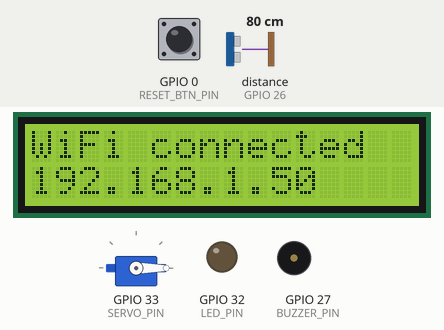
This sketch was run on a simulated ESP32. Parts: servo, 16×2 character LCD, output pins drawn as LEDs (lit = HIGH), buzzer (waves = sounding, pin HIGH). Wiring (inferred from the names in the program): ultrasonic range finder: trigger GPIO 25; echo GPIO 26. Inputs (shaded band) come from the test bench; at power-on: distance to the obstacle (sensor on GPIO 26) 80 cm, GPIO 0 (RESET_BTN_PIN) HIGH. The echo pulse lasts 58.3 µs per cm; WiFi joins after 1.5 s; servers stay silent unless stated; uploads are accepted with an empty reply; the local clock reads 2024-03-15 10:24:30 at power-on unless the sketch sets it; web services answer with replies made up by the test bench; pins used as bus, display or sensor lines are not drawn; what the sketch prints to the serial monitor is not drawn. At 14.4 s the program restarts the board; the recording ends there.

Above: at 2.8 s.
At 5.4 s:
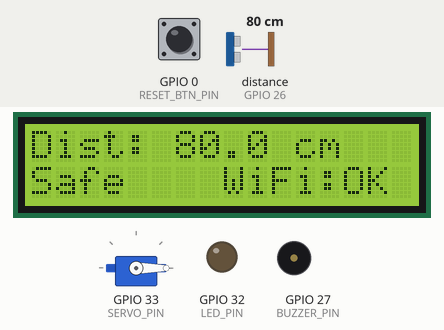
5.5 s: distance to the obstacle (sensor on GPIO 26) set to 55 cm
At 6.1 s:
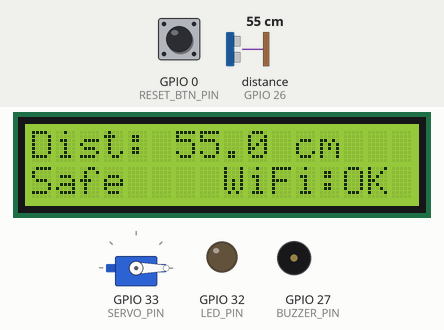
7.7 s: distance to the obstacle (sensor on GPIO 26) set to 47 cm
At 10.5 s:
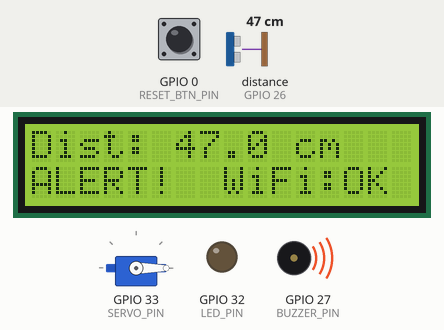
10.7 s: GPIO 0 (RESET_BTN_PIN) pulled LOW for 3.2 s
At 14.3 s:
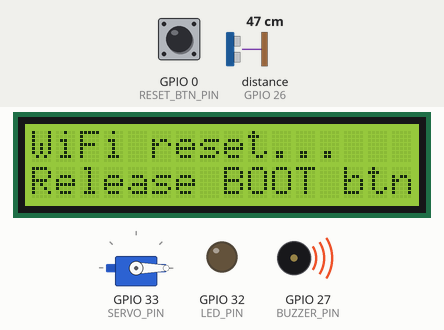
Timing chart, 0 to 14.4 s (numbered marks = the images above; inputs shaded):
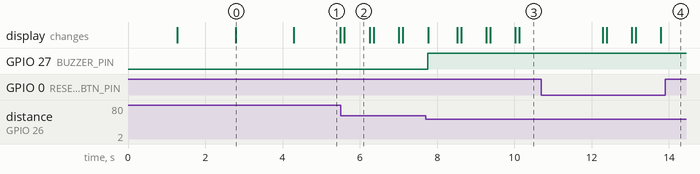

The sketch:

finall_programme.ino
```cpp
// ESP32 Distance Monitor - Step 2 (v5: Telegram alert stays, ALL CLEAR is a reply)
// WiFiManager + Firebase Realtime Database (REST) + Telegram bot notifications
//
// Changed in v5 (Telegram only):
//  - the ALERT message is never edited, it stays in the chat as a record
//  - when the object leaves, a separate short "ALL CLEAR" message is sent as a
//    REPLY to the alert (silent by default, so only the alert makes a sound)
//  - set TG_SEND_CLEARED = false if you do not want the "all clear" message
//
// Libraries (Library Manager):
//   WiFiManager (tzapu), ArduinoJson (v7), LiquidCrystal (Arduino, Adafruit)
//
// SECURITY: this file contains your bot token. Do NOT upload it to GitHub or
// share it. If it leaks, open @BotFather and use /revoke to get a new token.

#include <WiFi.h>
#include <WiFiManager.h>
#include <WiFiClientSecure.h>
#include <HTTPClient.h>
#include <ArduinoJson.h>
#include <LiquidCrystal.h>
#include <ESP32Servo.h>
#include <time.h>

// ---------------- Settings ----------------
const char* DB_URL  = "https://distance-monitor-1c7b9-default-rtdb.asia-southeast1.firebasedatabase.app";
const char* AP_NAME = "DistMon-Setup";

// Telegram: paste your own values here
const char* TG_BOT_TOKEN = "YOUR_TELEGRAM_API_KEY";   // from @BotFather
const char* TG_CHAT_ID   = "YOUR_TELEGRAM_ID";     // your chat or group id
const char* DASHBOARD_URL = "https://proximo-zeta.vercel.app";   // your Vercel link (must start with https://), or leave empty
const unsigned long TG_COOLDOWN_MS = 15000;          // min gap between alert messages
const bool TG_SEND_CLEARED   = true;                 // send an "all clear" message when the object leaves
const bool TG_CLEARED_SILENT = true;                 // "all clear" arrives without notification sound
const long TZ_OFFSET_SEC = 6 * 3600;                 // Bangladesh = UTC+6

const unsigned long SENSOR_INTERVAL_MS  = 100;    // sensor read period
const unsigned long LIVE_INTERVAL_MS    = 1000;   // regular live update
const unsigned long CONTROL_INTERVAL_MS = 3000;   // read controls from Firebase
const unsigned long ALERT_HOLD_MS       = 1500;   // keep ALERT after object leaves

// ---------------- Pins ----------------
LiquidCrystal lcd(22, 23, 21, 19, 18, 17);        // RS, E, D4, D5, D6, D7
const int TRIG_PIN      = 25;
const int ECHO_PIN      = 26;
const int BUZZER_PIN    = 27;
const int LED_PIN = 32;
const int SERVO_PIN = 33;
const int SERVO_REST_DEG = 0;                     // resting position
const int SERVO_STEP_DEG = 6;                     // degrees per 100 ms (smooth, low current)
const unsigned long SERVO_RELEASE_MS = 1000;      // stay turned for 1 s after leaving the range
Servo g_servo;
const int RESET_BTN_PIN = 0;                      // BOOT button

// ---------------- Shared state (sensor loop <-> cloud task) ----------------
volatile float         g_distance      = -1;
volatile bool          g_alarm         = false;
volatile int           g_minCm         = 10;
volatile int           g_maxCm         = 50;
volatile bool          g_buzzerEnabled = true;
volatile bool          g_armed         = true;
volatile bool          g_tgEnabled     = true;    // Telegram on/off (from /control)
volatile bool          g_ledOn         = false;   // LED on/off (from /control)
volatile bool          g_servoEnabled  = false;
volatile int           g_servoMin      = 5;
volatile int           g_servoMax      = 10;
volatile int           g_servoAngle    = 90;
volatile bool          g_forcePush     = false;   // push live data right now
volatile unsigned long g_eventCount    = 0;       // total alarm events since boot
volatile float         g_lastEventMin  = 0;       // closest distance of latest event

// Telegram hand-off: alert START
volatile bool          g_tgPending     = false;
volatile float         g_tgDistance    = 0;
volatile unsigned long g_tgEventNo     = 0;
// Telegram hand-off: alert END
volatile bool          g_tgEndPending  = false;
volatile float         g_tgEndMin      = 0;
volatile unsigned long g_tgEndDurMs    = 0;
volatile unsigned long g_tgEndEventNo  = 0;

// Queue of finished alarm events waiting to be sent to /logs
struct AlarmEvent {
  float minCm;
  unsigned long durationMs;
};
const int QUEUE_SIZE = 8;
AlarmEvent g_queue[QUEUE_SIZE];
volatile int g_qHead = 0;   // written by sensor loop
volatile int g_qTail = 0;   // read by cloud task

void queuePush(float minCm, unsigned long durationMs) {
  int next = (g_qHead + 1) % QUEUE_SIZE;
  if (next == g_qTail) return;                    // queue full: drop
  g_queue[g_qHead].minCm = minCm;
  g_queue[g_qHead].durationMs = durationMs;
  g_qHead = next;
}

// ---------------- Helpers ----------------
void showMessage(const char* line1, const char* line2) {
  lcd.clear();
  lcd.setCursor(0, 0);
  lcd.print(line1);
  lcd.setCursor(0, 1);
  lcd.print(line2);
}

void configModeCallback(WiFiManager* wm) {
  showMessage("Connect phone to", AP_NAME);
}

float readDistanceCm() {
  digitalWrite(TRIG_PIN, LOW);
  delayMicroseconds(2);
  digitalWrite(TRIG_PIN, HIGH);
  delayMicroseconds(10);
  digitalWrite(TRIG_PIN, LOW);

  long duration = pulseIn(ECHO_PIN, HIGH, 30000);
  if (duration == 0) return -1;
  return duration * 0.0343 / 2.0;
}

const char* statusLabel() {                       // shown on LCD
  if (!g_armed) return "Disarmed";
  if (g_distance < 0) return "No echo";
  if (g_alarm) return "ALERT!";
  return "Safe";
}

const char* statusKey() {                         // sent to Firebase
  if (!g_armed) return "disarmed";
  if (g_alarm) return "alert";
  if (g_distance < 0) return "nosensor";
  return "safe";
}

void updateLcd(float d) {
  char buf[17];
  char out[17];

  if (d < 0) strcpy(buf, "Dist: -- cm");
  else snprintf(buf, sizeof(buf), "Dist: %.1f cm", d);
  snprintf(out, sizeof(out), "%-16s", buf);
  lcd.setCursor(0, 0);
  lcd.print(out);

  bool wifiOk = (WiFi.status() == WL_CONNECTED);
  snprintf(out, sizeof(out), "%-8s%s", statusLabel(), wifiOk ? "WiFi:OK" : "No WiFi");
  lcd.setCursor(0, 1);
  lcd.print(out);
}

// Hold BOOT button for 3 seconds to forget saved WiFi
void handleResetButton() {
  static unsigned long pressedAt = 0;
  if (digitalRead(RESET_BTN_PIN) == LOW) {
    if (pressedAt == 0) pressedAt = millis();
    if (millis() - pressedAt > 3000) {
      showMessage("WiFi reset...", "Release BOOT btn");
      WiFiManager wm;
      wm.resetSettings();
      while (digitalRead(RESET_BTN_PIN) == LOW) delay(50);
      delay(500);
      ESP.restart();
    }
  } else {
    pressedAt = 0;
  }
}

// ---------------- Firebase (REST, connection reused) ----------------
WiFiClientSecure g_client;
HTTPClient g_http;

// path must already contain ".json" (and optional query)
bool firebaseRequest(const char* method, const String& path, const String& body, String* response = nullptr) {
  for (int attempt = 0; attempt < 2; attempt++) {
    g_client.setInsecure();                       // OK for a college project
    if (!g_http.begin(g_client, String(DB_URL) + path)) return false;
    g_http.setReuse(true);
    g_http.setTimeout(5000);
    g_http.addHeader("Content-Type", "application/json");
    int code = g_http.sendRequest(method, body);
    if (response && code > 0) *response = g_http.getString();
    g_http.end();
    if (code > 0) return code >= 200 && code < 300;
    g_client.stop();                              // connection broke: retry once
  }
  return false;
}

void pushLive() {
  char body[260];
  snprintf(body, sizeof(body),
           "{\"distance\":%.1f,\"status\":\"%s\",\"rssi\":%d,\"uptime\":%lu,"
           "\"events\":%lu,\"lastEventMin\":%.1f,\"ts\":{\".sv\":\"timestamp\"}}",
           (float)g_distance, statusKey(), WiFi.RSSI(), millis() / 1000,
           (unsigned long)g_eventCount, (float)g_lastEventMin);
  firebaseRequest("PUT", "/live.json?print=silent", body);
}

void pullControl() {
  String res;
  if (!firebaseRequest("GET", "/control.json", "", &res)) return;

  if (res == "null") {                            // first run: create defaults
    firebaseRequest("PUT", "/control.json?print=silent",
                    "{\"minCm\":10,\"maxCm\":50,\"buzzerEnabled\":true,\"armed\":true}");
    return;
  }

  JsonDocument doc;
  if (deserializeJson(doc, res)) return;

  int mn = doc["minCm"] | 10;
  int mx = doc["maxCm"] | 50;
  if (mn >= 0 && mx > mn && mx <= 400) {
    g_minCm = mn;
    g_maxCm = mx;
  }
  g_buzzerEnabled = doc["buzzerEnabled"] | true;
  g_armed         = doc["armed"] | true;
  g_tgEnabled     = doc["telegramEnabled"] | true;   // missing field = enabled
  g_ledOn = doc["ledOn"] | false;                 // missing field = off
    g_servoEnabled = doc["servoEnabled"] | false;   // missing field = off
  int smn = doc["servoMinCm"] | 5;
  int smx = doc["servoMaxCm"] | 10;
  if (smn >= 2 && smx > smn && smx <= 400) {
    g_servoMin = smn;
    g_servoMax = smx;
  }
  int sa = doc["servoAngle"] | 90;
  if (sa >= 10 && sa <= 180) g_servoAngle = sa;
  digitalWrite(LED_PIN, g_ledOn ? HIGH : LOW);
}

void pushLogs() {
  while (g_qTail != g_qHead) {
    AlarmEvent e = g_queue[g_qTail];
    char body[160];
    snprintf(body, sizeof(body),
             "{\"minDistance\":%.1f,\"durationMs\":%lu,\"ts\":{\".sv\":\"timestamp\"}}",
             e.minCm, e.durationMs);
    if (!firebaseRequest("POST", "/logs.json?print=silent", body)) break;
    g_qTail = (g_qTail + 1) % QUEUE_SIZE;
  }
}

// ---------------- Telegram: message building ----------------
const char* signalLabel(int rssi) {
  if (rssi >= -55) return "Excellent";
  if (rssi >= -67) return "Good";
  if (rssi >= -80) return "Fair";
  return "Weak";
}

// Local time like "13 Nov 2026, 03:45:12 PM" (empty if time is not synced yet)
String nowString() {
  struct tm t;
  if (!getLocalTime(&t, 100)) return "";
  char buf[32];
  strftime(buf, sizeof(buf), "%d %b %Y, %I:%M:%S %p", &t);
  return String(buf);
}

// Same rule as the website: nearest third of the alert range = DANGER
bool zoneIsDanger(float d) {
  float third = (g_maxCm - g_minCm) / 3.0;
  return d <= g_minCm + third;
}

String buildAlertText(float d, unsigned long eventNo) {
  int rssi = WiFi.RSSI();
  String t;
  t += "🚨 <b>PROXIMO ALERT</b>\n";
  t += "━━━━━━━━━━━━━━\n";
  t += "📏 <b>Distance</b>   <code>" + String(d, 1) + " cm</code>\n";
  t += zoneIsDanger(d) ? "🔴 <b>Zone</b>   DANGER\n" : "🟠 <b>Zone</b>   CAUTION\n";
  t += "🎯 <b>Alert range</b>   <code>" + String((int)g_minCm) + " to " + String((int)g_maxCm) + " cm</code>\n";
  t += "🔔 <b>Alert no.</b>   " + String(eventNo) + "\n";
  t += "📶 <b>WiFi</b>   " + String(signalLabel(rssi)) + " (" + String(rssi) + " dBm)\n";
  String ts = nowString();
  if (ts.length()) t += "🕒 " + ts + "\n";
  return t;
}

// Short follow-up, sent as a reply to the alert message
String buildClearedText(float minD, unsigned long durMs, unsigned long eventNo) {
  String t;
  t += "✅ <b>ALL CLEAR</b>   ·   Alert no. " + String(eventNo) + "\n";
  t += "📏 <b>Closest</b>   <code>" + String(minD, 1) + " cm</code>\n";
  t += "⏱ <b>Lasted</b>   <code>" + String(durMs / 1000.0, 1) + " s</code>\n";
  String ts = nowString();
  if (ts.length()) t += "🕒 Cleared at " + ts + "\n";
  return t;
}

String buildOnlineText() {
  int rssi = WiFi.RSSI();
  String t;
  t += "🟢 <b>PROXIMO ONLINE</b>\n";
  t += "━━━━━━━━━━━━━━\n";
  t += "🛡 <b>Monitoring</b>   ";
  t += g_armed ? "Armed\n" : "Disarmed\n";
  t += "🎯 <b>Alert range</b>   <code>" + String((int)g_minCm) + " to " + String((int)g_maxCm) + " cm</code>\n";
  t += "🔊 <b>Buzzer</b>   ";
  t += g_buzzerEnabled ? "On\n" : "Off\n";
  t += "📶 <b>WiFi</b>   " + String(signalLabel(rssi)) + " (" + String(rssi) + " dBm)\n";
  String ts = nowString();
  if (ts.length()) t += "🕒 " + ts + "\n";
  return t;
}

// ---------------- Telegram: sending ----------------
bool telegramConfigured() {
  return strncmp(TG_BOT_TOKEN, "PASTE", 5) != 0 && strncmp(TG_CHAT_ID, "PASTE", 5) != 0;
}

// Calls a Bot API method. Returns the message_id on success (1 if unknown), 0 on failure.
long telegramCall(const char* method, JsonDocument& doc) {
  if (!telegramConfigured()) return 0;

  String body;
  serializeJson(doc, body);

  WiFiClientSecure client;
  client.setInsecure();
  HTTPClient http;
  String url = String("https://api.telegram.org/bot") + TG_BOT_TOKEN + "/" + method;
  if (!http.begin(client, url)) return 0;
  http.setTimeout(8000);
  http.addHeader("Content-Type", "application/json");

  int code = http.POST(body);
  long messageId = 0;
  if (code == 200) {
    JsonDocument resp;
    if (!deserializeJson(resp, http.getString())) {
      messageId = resp["result"]["message_id"] | 0L;
    }
  }
  http.end();

  Serial.print("Telegram ");
  Serial.print(method);
  Serial.print(" status: ");
  Serial.println(code);

  if (code != 200) return 0;
  return messageId > 0 ? messageId : 1;
}

void fillCommon(JsonDocument& doc, const String& text) {
  doc["chat_id"] = TG_CHAT_ID;
  doc["text"] = text;
  doc["parse_mode"] = "HTML";
  doc["disable_web_page_preview"] = true;

  if (strlen(DASHBOARD_URL) > 8) {                // optional inline button
    JsonArray rows = doc["reply_markup"]["inline_keyboard"].to<JsonArray>();
    JsonArray row = rows.add<JsonArray>();
    JsonObject btn = row.add<JsonObject>();
    btn["text"] = "🌐 Open Dashboard";
    btn["url"] = DASHBOARD_URL;
  }
}

long sendTelegramText(const String& text) {
  JsonDocument doc;
  fillCommon(doc, text);
  return telegramCall("sendMessage", doc);
}

// New message shown as a reply to an earlier one. The earlier message is untouched.
bool sendTelegramReply(long replyToId, const String& text, bool silent) {
  JsonDocument doc;
  fillCommon(doc, text);
  doc["reply_parameters"]["message_id"] = replyToId;
  doc["reply_parameters"]["allow_sending_without_reply"] = true;
  if (silent) doc["disable_notification"] = true;
  return telegramCall("sendMessage", doc) > 0;
}

// ---------------- Cloud task ----------------
// Runs on the other core so sensor + buzzer never wait for the network
void cloudTask(void* param) {
  unsigned long lastLive = 0;
  unsigned long lastControl = 0;
  unsigned long lastTelegram = 0;
  bool bootDone = false;

  long alertMsgId = 0;                            // Telegram message of the current alert
  unsigned long alertEventNo = 0;

  for (;;) {
    if (WiFi.status() == WL_CONNECTED) {

      if (!bootDone) {                            // first run after WiFi is up
        bootDone = true;
        configTime(TZ_OFFSET_SEC, 0, "pool.ntp.org", "time.google.com");
        pullControl();                            // so the ONLINE message shows real settings
        lastControl = millis();
        struct tm t;
        getLocalTime(&t, 3000);                   // wait up to 3 s for the clock
        sendTelegramText(buildOnlineText());
      }

      unsigned long now = millis();

      if (g_forcePush || now - lastLive >= LIVE_INTERVAL_MS) {
        g_forcePush = false;
        pushLive();
        lastLive = millis();
      }

      // Alert START -> new Telegram message (it stays as it is)
      if (g_tgPending) {
        g_tgPending = false;
        alertMsgId = 0;                           // new event: forget the old message
        if (g_tgEnabled && (lastTelegram == 0 || millis() - lastTelegram >= TG_COOLDOWN_MS)) {
          float d = g_tgDistance;
          unsigned long no = g_tgEventNo;
          alertMsgId = sendTelegramText(buildAlertText(d, no));
          alertEventNo = no;
          lastTelegram = millis();
        }
      }

      // Alert END -> separate "all clear" reply (only if the alert was sent)
      if (g_tgEndPending) {
        g_tgEndPending = false;
        if (TG_SEND_CLEARED && alertMsgId > 0 && g_tgEndEventNo == alertEventNo) {
          float minD = g_tgEndMin;
          unsigned long durMs = g_tgEndDurMs;
          sendTelegramReply(alertMsgId, buildClearedText(minD, durMs, alertEventNo), TG_CLEARED_SILENT);
        }
        alertMsgId = 0;
      }

      pushLogs();

      if (now - lastControl >= CONTROL_INTERVAL_MS) {
        pullControl();
        lastControl = millis();
      }
    } else {
      WiFi.reconnect();
      vTaskDelay(2000 / portTICK_PERIOD_MS);
    }
    vTaskDelay(50 / portTICK_PERIOD_MS);
  }
}

// ---------------- Arduino entry points ----------------
void setup() {
  Serial.begin(115200);

  pinMode(TRIG_PIN, OUTPUT);
  pinMode(ECHO_PIN, INPUT);
  pinMode(BUZZER_PIN, OUTPUT);
  pinMode(LED_PIN, OUTPUT);
  g_servo.setPeriodHertz(50);
  g_servo.attach(SERVO_PIN, 500, 2400);
  g_servo.write(SERVO_REST_DEG);
  digitalWrite(LED_PIN, LOW);
  digitalWrite(BUZZER_PIN, LOW);
  pinMode(RESET_BTN_PIN, INPUT_PULLUP);

  lcd.begin(16, 2);
  showMessage("Distance Monitor", "Starting...");
  delay(1200);

  showMessage("WiFi connecting", "Please wait...");
  WiFiManager wm;
  wm.setAPCallback(configModeCallback);
  wm.setConfigPortalTimeout(180);                 // give up after 3 minutes

  if (wm.autoConnect(AP_NAME)) {
    showMessage("WiFi connected", WiFi.localIP().toString().c_str());
  } else {
    WiFi.mode(WIFI_STA);
    WiFi.begin();
    showMessage("Offline mode", "Local alarm only");
  }
  delay(1500);

  WiFi.setAutoReconnect(true);
  xTaskCreatePinnedToCore(cloudTask, "cloud", 20480, NULL, 1, NULL, 0);
}

void loop() {
  static bool          eventActive = false;
  static unsigned long eventStart  = 0;
  static unsigned long lastInRange = 0;
  static unsigned long holdUntil   = 0;
  static unsigned long eventNo     = 0;
  static float         eventMin    = 0;

  handleResetButton();

  float d = readDistanceCm();
  g_distance = d;
  unsigned long now = millis();

  bool inRange = g_armed && (d >= 0) && (d >= g_minCm) && (d <= g_maxCm);
  if (inRange) {
    holdUntil = now + ALERT_HOLD_MS;
    lastInRange = now;
  }
  bool alarm = g_armed && (inRange || now < holdUntil);

  // Event start
  if (alarm && !eventActive) {
    eventActive = true;
    eventStart  = now;
    eventMin    = d;
    g_eventCount = g_eventCount + 1;
    eventNo = g_eventCount;
    g_lastEventMin = d;

    g_tgDistance = d;                             // ask the cloud task to send Telegram
    g_tgEventNo  = eventNo;
    g_tgPending  = true;
  }

  // Track closest distance during the event
  if (eventActive && inRange && d < eventMin) {
    eventMin = d;
    g_lastEventMin = d;
  }

  // Event end -> queue a log entry and tell Telegram
  if (!alarm && eventActive) {
    eventActive = false;
    unsigned long dur = lastInRange - eventStart;
    if (dur < SENSOR_INTERVAL_MS) dur = SENSOR_INTERVAL_MS;
    queuePush(eventMin, dur);

    g_tgEndMin = eventMin;
    g_tgEndDurMs = dur;
    g_tgEndEventNo = eventNo;
    g_tgEndPending = true;
  }

  // Tell the cloud task right away if the alarm state changed
  bool changed = (alarm != g_alarm);
  g_alarm = alarm;
  if (changed) g_forcePush = true;

  digitalWrite(BUZZER_PIN, (alarm && g_buzzerEnabled) ? HIGH : LOW);
  updateLcd(d);

    // ---- Servo: its own range, independent of the alarm range ----
  static unsigned long servoLastIn = 0;
  static int servoPos = SERVO_REST_DEG;
  bool servoIn = g_servoEnabled && (d >= 0) && (d >= g_servoMin) && (d <= g_servoMax);
  if (servoIn) servoLastIn = now;
  bool servoActive = g_servoEnabled &&
                     (servoIn || (servoLastIn != 0 && now - servoLastIn < SERVO_RELEASE_MS));
  int servoTarget = servoActive ? (int)g_servoAngle : SERVO_REST_DEG;
  if (servoPos != servoTarget) {
    if (servoPos < servoTarget) servoPos = min(servoPos + SERVO_STEP_DEG, servoTarget);
    else                        servoPos = max(servoPos - SERVO_STEP_DEG, servoTarget);
    g_servo.write(servoPos);
  }

  Serial.print("Distance: ");
  Serial.print(d, 1);
  Serial.print(" cm | status: ");
  Serial.println(statusKey());

  delay(SENSOR_INTERVAL_MS);
}
```

Measured:
- the behaviour switches between 51 and 50 cm on distance to the obstacle (sensor on GPIO 26) (found by bisection; images 2 and 3)
- after the input at 5.5 s, the display: changes after 0.10 s (image 2)
- after the input at 7.7 s, GPIO 27 (BUZZER_PIN): LOW → HIGH after 0.06 s; the display: changes after 0.07 s (image 3)
- after the input at 10.7 s, the display: first differs from a run without the input after 3.1 s (image 4)
- what the display in image 0 shows lasts 1.5 s, from 2.8 s to 4.3 s
- what the display in image 1 shows lasts 1.2 s, from 4.3 s to 5.5 s
- what the display in image 2 shows lasts 0.7 s, from 5.6 s to 6.3 s
